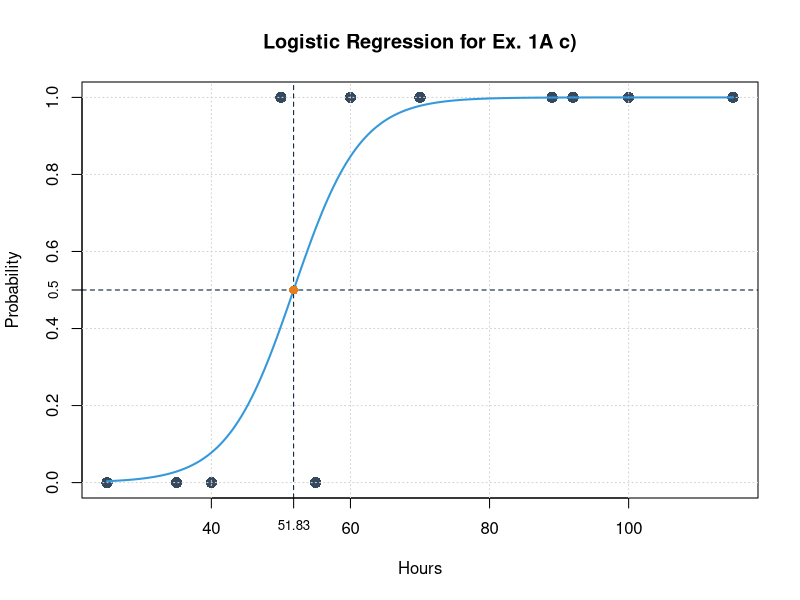

Source code (R):
setwd("C:\\Users\\rysio\\Desktop\\Informatyka\\R\\DataMining\\Project\\Plots")
# --------- Defining data --------------
# x <-> Hours and y <-> Results
x <- c(25, 35, 40, 50, 55, 60, 70, 89, 92, 100, 115)
y <- c(0, 0, 0, 1, 0, 1, 1, 1, 1, 1, 1)

# Defining colors
# --- series 1 ---
col_points <- "#34495E"      # charcoal
col_curve <- "#3498DB"       # light blue
col_threshold <- "#E67E22"   # warm orange
col_grid_05 <- "#001733"     # black with blue accent

# Number of elements
n <- 200

# ---------- Regression ----------------
# Fit logistic regression model
m <- glm(y ~ x, family = binomial)

# Print to summerize model
print(summary(m))
print(exp(coef(m)))

# Create dense x sequence for smooth curve
x_seq <- seq(min(x), max(x), length.out = n)

# Predict probabilities directly
P_smooth <- predict(m, newdata = data.frame(x = x_seq), type = "response")

png('plot1Ac.png', width = 1500, height = 1500, res = 150, type = "cairo", bg="white")
# ---------- Plot -------------------
plot(x, y, pch = 16, cex = 1.5, col = col_points,
     xlab = "Hours", ylab = "Probability",
     main = "Logistic Regression for Ex. 1A c)",
     ylim = c(0, 1),
     xlim = c(min(x), max(x)))
grid()

# Coef to extract model coeficients
coefs <- coef(m)

# Calc for x for y = 0.5
x_05 <- -coefs[1] / coefs[2]

lines(x_seq, P_smooth, col = col_curve, lwd = 2)
# Y axis
abline(h = 0.5, col=col_grid_05, lwd = 1, lty = 2)
axis(2, at = 0.5, cex.axis = 0.8)
# X axis
abline(v = x_05, col=col_grid_05, lwd = 1, lty = 2)
axis(1, at = round(x_05, digits = 2), cex.axis = 0.8, padj = -0.4)

points(x_05, 0.5, pch = 16, cex = 1.2, col = col_threshold)
dev.off()
